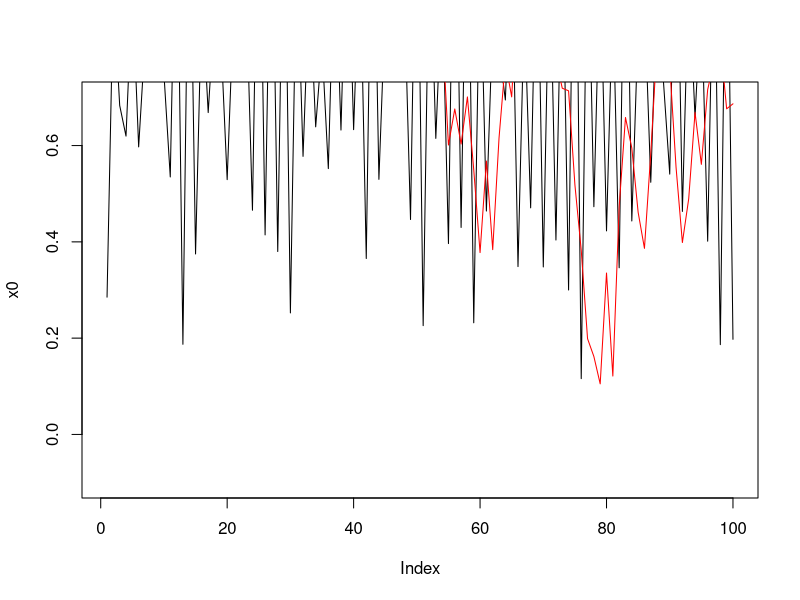
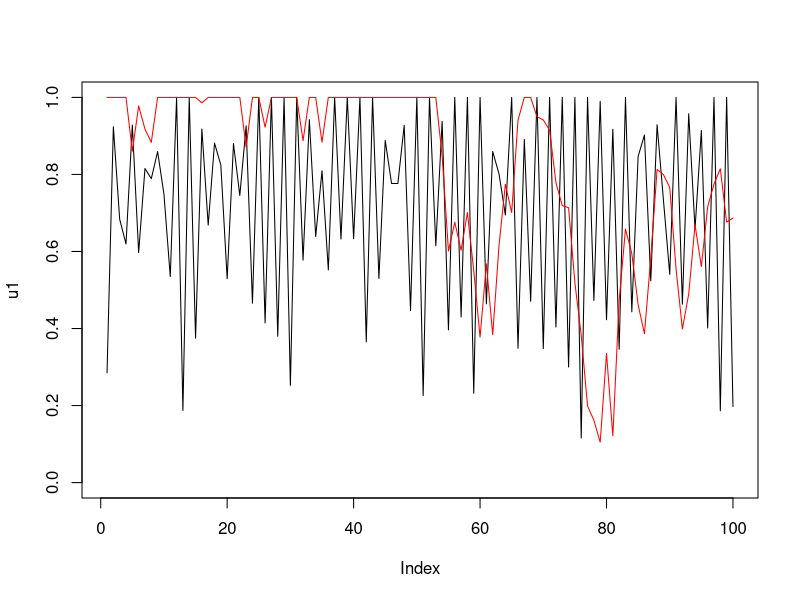
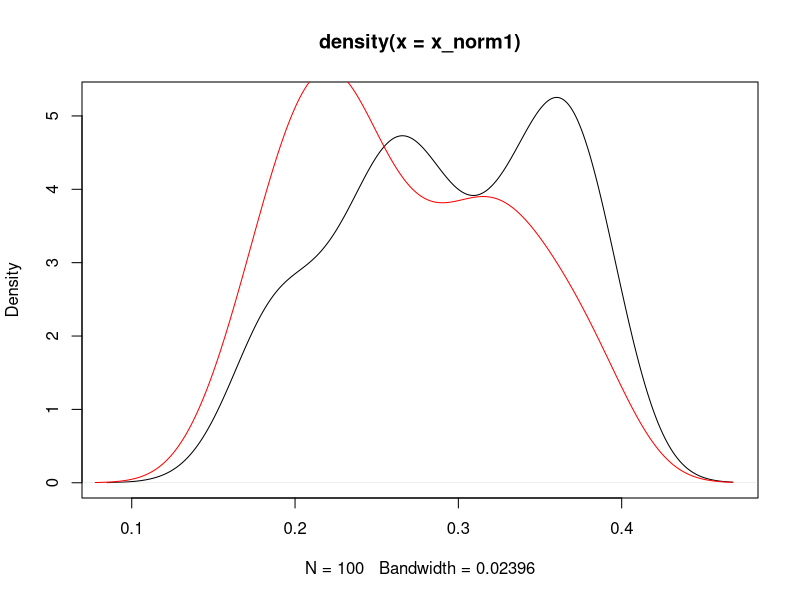
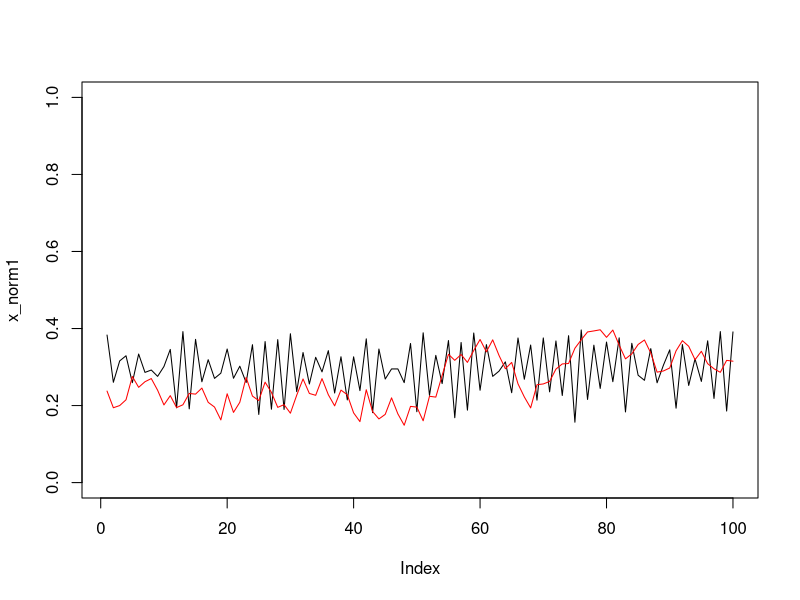
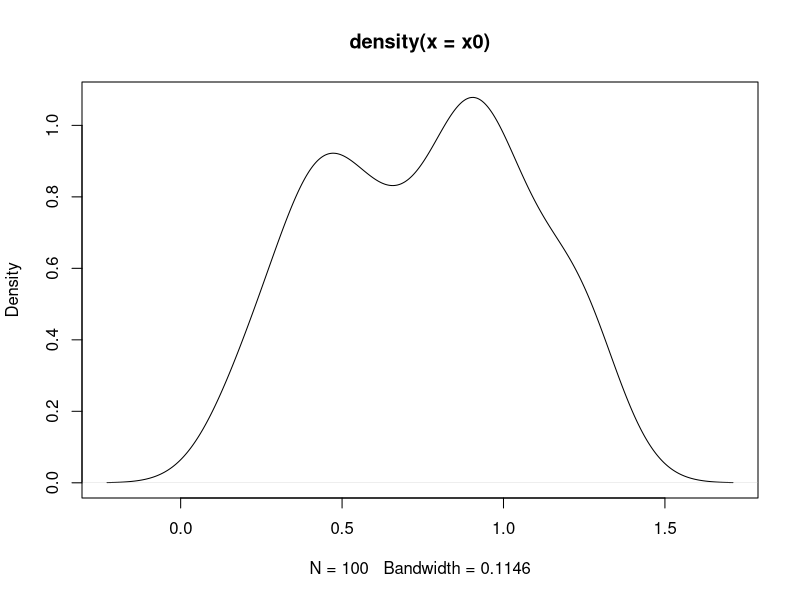
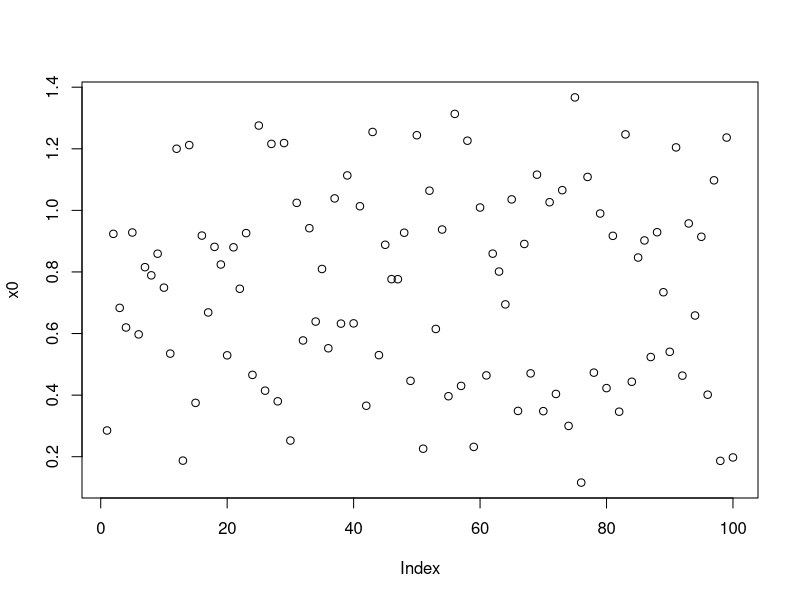
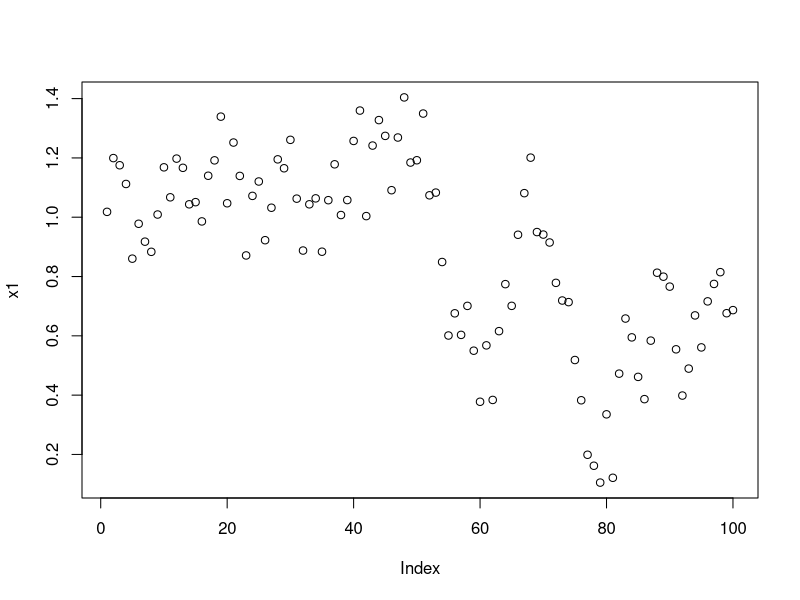
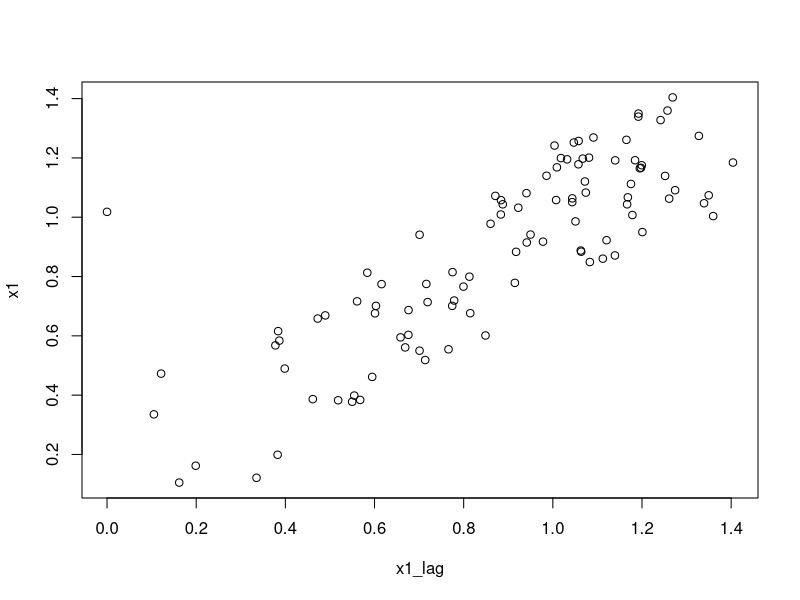

These charts were generated, in order, by the following R code:
#based on paper R.Thomas Willemain & A.Philip Desautels: A method to generate autocorrelated uniform random numbers,1993
#Journal of statistical computation and simulation, 45:1-2,23-31, DOI: 10.1080/00949659308811469

c=0.5
n=100
x=numeric(n)
x_lag1= numeric(n-1)


psum_unif <- function(x){
  if(c>=1){
    if(x>=0 && x<=1) {psum=0.5*x^2/c
    }else if(x>1 && x<=c){psum= (x-0.5)/c
    }else if (x>c && x<= c+1){psum= 1-0.5*(1+c-x)^2/c
    }else{print("NA c>=1")}
 
  }else if(c<1 && c>=0){
    if(x>=0 && x <=c){psum=0.5*x^2/c
    }else if(x>c && x<=1){psum=x-0.5*c
    }else if (x>1 && x<=c+1){psum=(1-0.5*c)+(1+1/c)*(x-1)-0.5*(x^2-1)/c
    }else{print("NA c<1")}
  }
  return (psum)
  }

auto<- function(corr=corr){
  x[1]<- runif(1)+c*runif(1)# random number U(0,1)
  
  if(corr==1){ #positive correlation
    for(i in 2:n){
      x[i]<- psum_unif(x[i-1])+c*runif(1)
    }
    }else if(corr==0){ #negative correlation
      for(i in 2:n){
        x[i]<- 1-psum_unif(x[i-1])+c*runif(1)
      }
}
return (x)
}

shift<- function(x){
  for(i in 2:n){
    x_lag1[i]<- x[i-1]
  }
  return (x_lag1)
}
corr0=0 #negative correlation
corr1=1 #positive correlation
x0 <-auto(corr=corr0)
x1<-auto(corr1)

#check
max(x0 )
max(x1)
min(x1)


plot(x0 ,ylim=c(-0.1,0.7),xlim=c(1,n),type="l")
lines(x1,type="l",col="red")
u1<- punif(x0 )
u2<- punif(x1)
plot(u1,ylim=c(0,1),xlim=c(1,n),type="l")
lines(u2,type="l",col="red")

x_norm1<- dnorm(x0 ,0,1)
x_norm2<- dnorm(x1,0,1)

plot(density(x_norm1))
lines(density(x_norm2),col="red")
plot(x_norm1,ylim=c(0,1),xlim=c(1,n),type="l")
lines(x_norm2,type="l",col="red")

plot(density(x0 ))
#check for c=100 -> lim_corr(c->inf)=0
plot(x0 )
plot(x1)

#positive correlation
x1_lag<- shift(x1)
plot(x1_lag,x1,type="p")
plot(x1_lag)

#negative correlation
x0_lag<- shift(x0 )
plot(x0_lag,x0 ,type="p")
plot(x0_lag)

cor(x0,x0_lag)
cor(x1,x1_lag)

